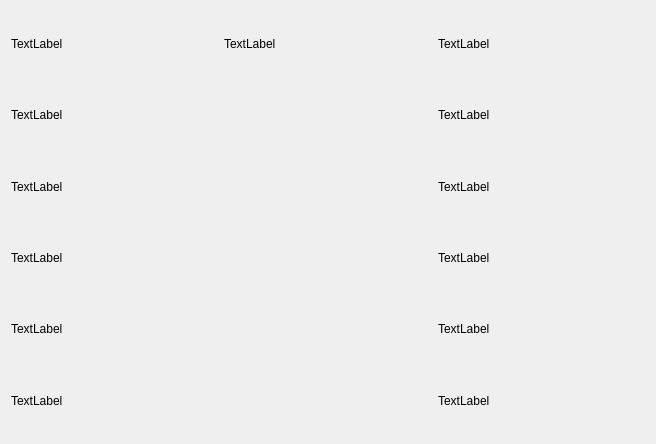
<?xml version="1.0" encoding="UTF-8"?>
<ui version="4.0">
 <class>IntHistoWidget</class>
 <widget class="QWidget" name="IntHistoWidget">
  <property name="geometry">
   <rect>
    <x>0</x>
    <y>0</y>
    <width>656</width>
    <height>444</height>
   </rect>
  </property>
  <property name="windowTitle">
   <string>Form</string>
  </property>
  <layout class="QGridLayout" name="gridLayout_2">
   <item row="0" column="0">
    <layout class="QGridLayout" name="gridLayout">
     <item row="4" column="0">
      <widget class="QLabel" name="label_6">
       <property name="text">
        <string>TextLabel</string>
       </property>
      </widget>
     </item>
     <item row="2" column="0">
      <widget class="QLabel" name="label_4">
       <property name="text">
        <string>TextLabel</string>
       </property>
      </widget>
     </item>
     <item row="0" column="0">
      <widget class="QLabel" name="label">
       <property name="text">
        <string>TextLabel</string>
       </property>
      </widget>
     </item>
     <item row="3" column="0">
      <widget class="QLabel" name="label_5">
       <property name="text">
        <string>TextLabel</string>
       </property>
      </widget>
     </item>
     <item row="0" column="1">
      <widget class="QLabel" name="titre">
       <property name="text">
        <string>TextLabel</string>
       </property>
      </widget>
     </item>
     <item row="1" column="0">
      <widget class="QLabel" name="label_3">
       <property name="text">
        <string>TextLabel</string>
       </property>
      </widget>
     </item>
     <item row="5" column="0">
      <widget class="QLabel" name="label_7">
       <property name="text">
        <string>TextLabel</string>
       </property>
      </widget>
     </item>
     <item row="0" column="2">
      <widget class="QLabel" name="label_8">
       <property name="text">
        <string>TextLabel</string>
       </property>
      </widget>
     </item>
     <item row="1" column="2">
      <widget class="QLabel" name="label_9">
       <property name="text">
        <string>TextLabel</string>
       </property>
      </widget>
     </item>
     <item row="2" column="2">
      <widget class="QLabel" name="label_10">
       <property name="text">
        <string>TextLabel</string>
       </property>
      </widget>
     </item>
     <item row="3" column="2">
      <widget class="QLabel" name="label_11">
       <property name="text">
        <string>TextLabel</string>
       </property>
      </widget>
     </item>
     <item row="4" column="2">
      <widget class="QLabel" name="label_12">
       <property name="text">
        <string>TextLabel</string>
       </property>
      </widget>
     </item>
     <item row="5" column="2">
      <widget class="QLabel" name="label_13">
       <property name="text">
        <string>TextLabel</string>
       </property>
      </widget>
     </item>
     <item row="5" column="1">
      <layout class="QHBoxLayout" name="horizontalLayout"/>
     </item>
    </layout>
   </item>
  </layout>
 </widget>
 <resources/>
 <connections/>
</ui>
